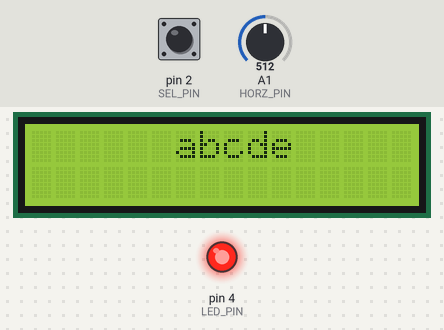
This sketch was run on a simulated Arduino Uno, built with avr-gcc and run on an emulated ATmega328P. Shown: 16×2 character LCD, output pins drawn as LEDs (lit = HIGH). Inputs (shaded band) come from the test bench; at power-on: A1 (HORZ_PIN) = 512, pin 2 (SEL_PIN) HIGH.

Above: at 0.92 s.
1.1 s: A1 (HORZ_PIN) set to 290
At 1.42 s:
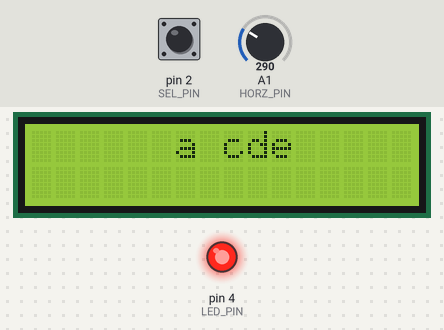
2.8 s: A1 (HORZ_PIN) set to 710
At 3.63 s:
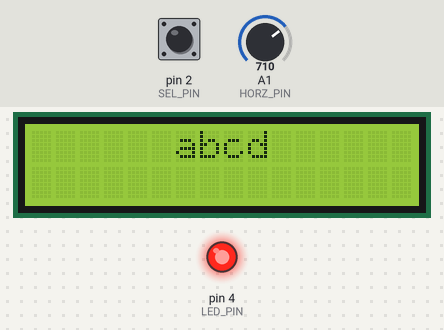
5.5 s: A1 (HORZ_PIN) set to 122
At 6.85 s:
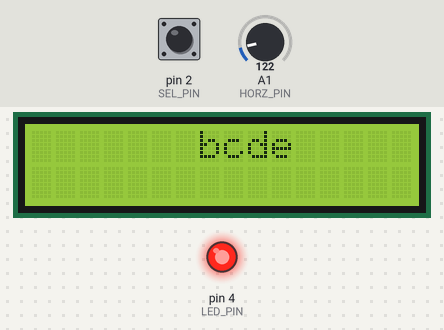
Timing chart, 0 to 8.5 s (numbered marks = the images above; inputs shaded):
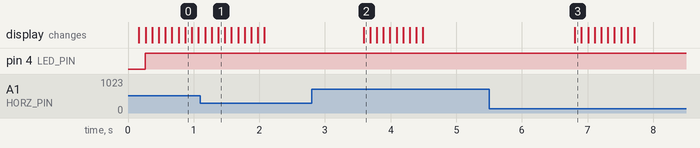

The sketch:

sketch.ino
```cpp
#include <LiquidCrystal.h>

LiquidCrystal lcd(12, 11, 10, 9, 8, 7);

#define VERT_PIN A0
#define HORZ_PIN A1
#define SEL_PIN  2
#define LED_PIN  4

int x = 6, xx=6;
int y = 0;
int z = 0;
int matrixx = 0;
int matrixy = 0;
int time = 0;
int selx=0;

char a[]="abcde";
char f[]="fghij";
char k[]="klmno";
char p[]="pqrst";
char u[]="uvxyz";


void setup() {
  lcd.begin(16, 2);
  pinMode(VERT_PIN, INPUT);
  pinMode(HORZ_PIN, INPUT);
  pinMode(SEL_PIN, INPUT);
  pinMode(4, OUTPUT);

 // indice 0 = spazio, indice 1 = 'a', ecc..
 draw();
}

// the loop function runs over and over again forever
void loop() {

}


void draw(){
  while(z==0){
  if(z==1)  {break;}
  lcd.setCursor(6,0);
  lcd.print("afkpu");
  lcd.setCursor(6,2);
  lcd.print("05.(+");
  int horz = analogRead(HORZ_PIN);
  int vert = analogRead(VERT_PIN);
  if (vert < 300) {
    y = 2; //basso
    delay(time);
  }
  if (vert > 700) {
    y = 0; //alto
    delay(time);
  }
  if (horz > 700) {
    x += -1; //sinistra
    delay(time);
  }
  if (horz < 300) {
    x += 1; //destra
    delay(time);
  }
  if (digitalRead(SEL_PIN) == HIGH) {
    z=1;
    delay(time);
  }
  if(x>=11) x=6;
  if(x<=5) x=10;
  delay(100);
  lcd.setCursor(x,y);
  lcd.print(" ");
  delay(100);
  }
   subroutine();
}


void subroutine(){
  digitalWrite(LED_PIN, HIGH);
  lcd.setCursor(6,2); lcd.print("         ");
  lcd.setCursor(6,0); lcd.print("         ");
  while(z==1){
    if(x==6 && y==0){lcd.setCursor(6,0); lcd.print("abcde");}
    if(x==7 && y==0){lcd.setCursor(6,0); lcd.print("fghij");}
    if(x==8 && y==0){lcd.setCursor(6,0); lcd.print("klmno");}
    if(x==9 && y==0){lcd.setCursor(6,0); lcd.print("pqrst");}
    if(x==10 && y==0){lcd.setCursor(6,0); lcd.print("uvxyz");}

    if(x==6 && y==2){lcd.setCursor(6,2); lcd.print("01234");}
    if(x==7 && y==2){lcd.setCursor(6,2); lcd.print("56789");}
    if(x==8 && y==2){lcd.setCursor(6,2); lcd.print(".,;:");}
    if(x==9 && y==2){lcd.setCursor(6,2); lcd.print("()[]{}");}
    if(x==10 && y==2){lcd.setCursor(6,2); lcd.print("+-/\$%&");}


  int horz = analogRead(HORZ_PIN);
  if (horz > 700) {
    xx += -1; //sinistra
    delay(time);
  }
  if (horz < 300) {
    xx += 1; //destra
    delay(time);
  }
  if (digitalRead(SEL_PIN) == HIGH) {
    z=1;
    delay(time);
  }
    if (digitalRead(SEL_PIN) == HIGH) {z==0; matrixx=x; matrixy=y; selx=xx;}


  delay(100);
  lcd.setCursor(xx,y);
  lcd.print(" ");
  delay(100);
  }
}
```

Measured:
- after the input at 1.1 s, the display: first differs from a run without the input after 0.27 s (image 1)
- after the input at 2.8 s, the display: changes after 0.79 s (image 2)
- after the input at 5.5 s, the display: changes after 1.3 s (image 3)
